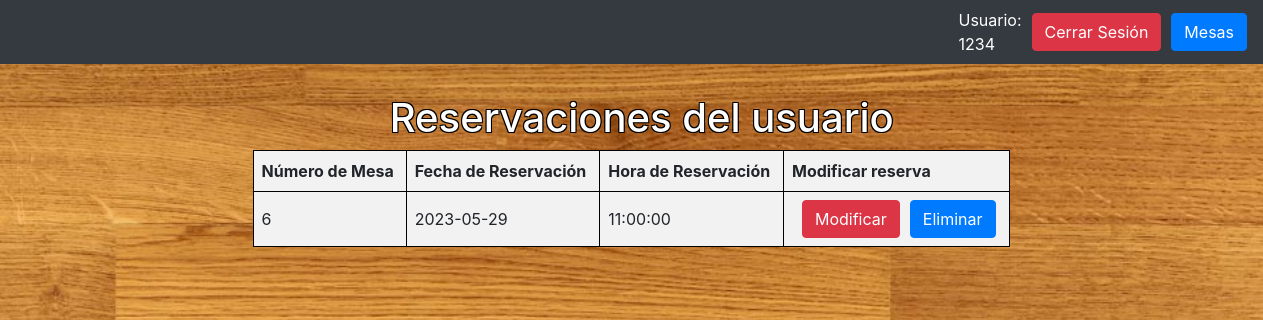
Screenshot of /usuario/reservas.php (signed in) with the database file from the repository.
### tables this page shows
CREATE TABLE `reservacion` (
  `id_reserva` int(100) NOT NULL,
  `num_mesa` char(6) NOT NULL,
  `fecha_reservacion` date NOT NULL,
  `hora_reservacion` time NOT NULL,
  `id_usuario` int(100) NOT NULL
);

### usuario/reservas.php (the view, shortened to what this page needs)
<!DOCTYPE html>
<html lang="es">
<head>
  	<link rel="stylesheet" href="../css/bootstrap.min.css">
    <link rel="stylesheet" href="../css/fondo.css">
</head>
<body>
  <nav class="navbar navbar-expand-lg navbar-dark bg-dark">
    <div class="collapse navbar-collapse" id="navb">
      <form class="form-inline my-2 my-lg-0" style="color: #fff">
      <?php
        if (isset($_SESSION['u_usuario'])) {
          echo "Usuario: <br>" . $_SESSION['u_usuario'] . "<br>";
          echo "<a href='../cerrar_sesion.php' class='btn btn-danger' style='margin-left: 10px'>Cerrar Sesión</a>";
          echo "<a href='index.php' class='btn btn-primary' style='margin-left: 10px'>Mesas</a>";
        } else {
          header("Location: ../index.php");
        }
      ?>
      </form>
    </div>
  </nav>
	<div class="container" style="margin-top: 30px;">
	    <div class="row">
	        <div class="col-md-12 row">
	        	<div class="col-md-10 col-xs-12">
	        		<h1>Reservaciones del usuario</h1>
	        	</div>
        </div>
	    </div>
	</div>
  <?php
    $servername = "localhost";
    $username = "root";
    $password = "";
    $dbname = "proyecto_calidad";
    $conn = new mysqli($servername, $username, $password, $dbname);
    $idUsuario = $_SESSION['id_usuario'];
    $sql = "SELECT id_reserva, num_mesa, fecha_reservacion, hora_reservacion FROM reservacion WHERE id_usuario = $idUsuario";
    $result = $conn->query($sql);
    if ($result->num_rows > 0) {
        echo '<div style="display: flex; justify-content: center;">';
        echo '<table style="border-collapse: collapse; width: 60%;">';
        echo '<tr>';
        echo '<th style="padding: 8px; border: 1px solid black; background-color: #f2f2f2; font-weight: bold;">Número de Mesa</th>';
        echo '<th style="padding: 8px; border: 1px solid black; background-color: #f2f2f2; font-weight: bold;">Fecha de Reservación</th>';
        echo '<th style="padding: 8px; border: 1px solid black; background-color: #f2f2f2; font-weight: bold;">Hora de Reservación</th>';
        echo '<th style="padding: 8px; border: 1px solid black; background-color: #f2f2f2; font-weight: bold;">Modificar reserva</th>';
        echo '</tr>';
        while ($row = $result->fetch_assoc()) {
            echo '<tr>';
            echo '<td style="padding: 8px; border: 1px solid black; background-color: #f2f2f2;">' . $row["num_mesa"] . '</td>';
            echo '<td style="padding: 8px; border: 1px solid black; background-color: #f2f2f2;">' . $row["fecha_reservacion"] . '</td>';
            echo '<td style="padding: 8px; border: 1px solid black; background-color: #f2f2f2;">' . $row["hora_reservacion"] . '</td>';
            echo '<td style="padding: 8px; border: 1px solid black; background-color: #f2f2f2;">';
            echo "<a href='Modificar.php?id_reserva=" . $row["id_reserva"] . "&id_mesa=" . $row["num_mesa"] . "' class='btn btn-danger' style='margin-left: 10px'>Modificar</a>";
            echo "<a href='javascript:eliminarReserva(" . $row["id_reserva"] . ")' class='btn btn-primary' style='margin-left: 10px'>Eliminar</a>";
            echo '</td>';
            echo '</tr>';
        }
        echo '</table>';
        echo '</div>';
    } else {
        echo "No se encontraron reservaciones para el usuario";
    }
    ?>

### css/fondo.css (style rules this page uses)
body { height: 100%; background-repeat: no-repeat; background-image: url(../img/Piso.jpg); background-size: cover; background-attachment: fixed; font-size: big; }

### usuario/reservas.php (style rules this page uses)
h1 { color: white; text-shadow: -1px -1px 0 black, 1px -1px 0 black, -1px 1px 0 black, 1px 1px 0 black; position: relative; left: 35%; }

### rows the page displays
reservacion: num_mesa "6", fecha_reservacion "2023-05-29", hora_reservacion "11:00:00"

### other values shown
$_SESSION['u_usuario'] "1234"
